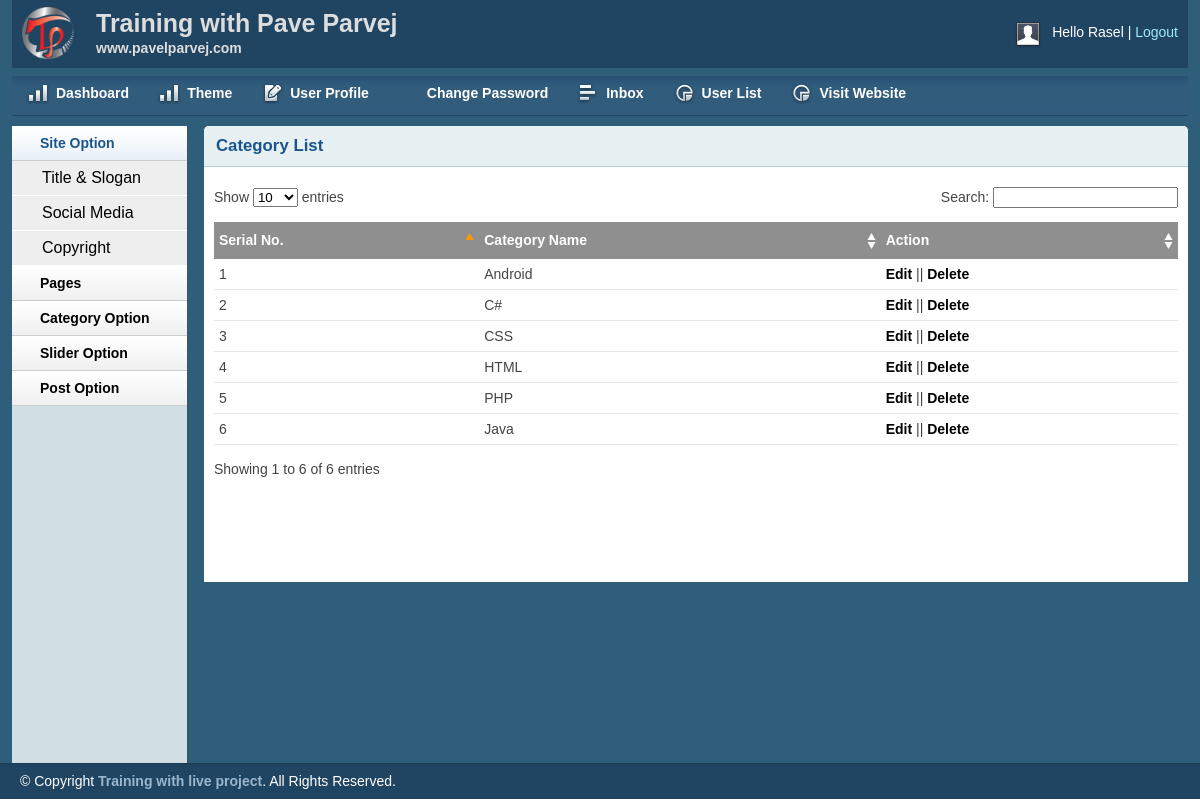
/admin/catlist.php (signed in), run on the app's committed database.
### tables this page shows
CREATE TABLE `tbl_category` (
  `id` int(11) NOT NULL,
  `name` varchar(50) NOT NULL
);

### lib/Database.php (called while the page is built, shortened)
<?php
Class Database{
	public $host   = DB_HOST;
	public $user   = DB_USER;
	public $pass   = DB_PASS;
	public $dbname = DB_NAME;
	public $link;
	private function connectDB(){
	$this->link = new mysqli($this->host, $this->user, $this->pass, $this->dbname);
 }
	public function select($query){
		$result = $this->link->query($query) or die($this->link->error.__LINE__);
		if($result->num_rows > 0){
			return $result;
		} else {
			return false;
		}
	}
}

### admin/catlist.php (the view, shortened to what this page needs)
<?php
    include 'inc/header.php';
    include 'inc/sidebar.php';
?>
        <div class="grid_10">
            <div class="box round first grid">
                <h2>Category List</h2>
                <div class="block">
                    <table class="data display datatable" id="example">
					<thead>
						<tr>
							<th>Serial No.</th>
							<th>Category Name</th>
							<th>Action</th>
						</tr>
					</thead>
					<tbody>
			<?php
                    $cat_query = "SELECT * FROM tbl_category ORDER BY id DESC";
                    $cat = $db->select($cat_query);
                    if ($cat) {
                    	$sl = 0;
            	        while ($result = $cat->fetch_assoc()) {
            	        $sl++;
            ?>
						<tr class="odd gradeX">
							<td><?php echo $sl ?></td>
							<td><?php echo $result['name']; ?></td>
							<td>
								<a href="editcat.php?catid=<?php echo $result['id']; ?>">Edit</a> ||
								<a onclick = "return confirm('Are You Sure to Delete?')" href="?catid=<?php echo $result['id']; ?>">Delete</a>
							</td>
						</tr>
			 <?php
                }
            }else{
            	echo "No Category Found...!!";
            }
            ?>
					</tbody>
				</table>
               </div>
            </div>
<?php
    include 'inc/footer.php';
?>

### admin/css/text.css (style rules this page uses)
body { font: 13px/1.5 Tahoma, Helvetica, Arial, 'Liberation Sans', FreeSans, sans-serif; }
h2 { font-size: 23px; }
p, dl, hr, h1, h2, h3, h4, h5, h6, ol, ul, pre, table, address, fieldset { margin-bottom: 20px; }

### admin/css/grid.css (style rules this page uses)
.grid_1, .grid_2, .grid_3, .grid_4, .grid_5, .grid_6, .grid_7, .grid_8, .grid_9, .grid_10, .grid_11, .grid_12, .grid_13, .grid_14, .grid_15, .grid_16 { display: inline; float: left; margin-left: 1%; margin-right: 1%; }
.container_12 .grid_10 { width: 81.333%; }

### admin/css/layout.css (style rules this page uses)
body { background: #fff none repeat scroll 0 0; color: #444; font-size: 14px; padding: 0; }
a { color: #000; font-weight:bold; text-decoration: none; }
h1, h2, h3, h4, h5, h6 { line-height:1.2em; margin-bottom:.3em; }
h2 { margin-top:1em; }
.box { background:#fff; margin-bottom:20px; padding:10px 10px 10px 10px; margin-left:-8px; }
.box.grid { padding-bottom:40px; }
.box.round { -moz-border-radius: 5px 5px 0px 0px; -webkit-border-radius: 5px 5px 0px 0px; border-radius: 5px 5px 0px 0px; }
.box h2 { font-size:1.2em; font-weight:bold; color:#1B548D; background:#E6F0F3; margin:-10px -10px 0 -10px; padding:10px 12px; border-bottom:1px solid #B3CBD6; -moz-border-radius: 5px 5px 0px 0px; -webkit-border-radius: 5px 5px 0px 0px; border-radius: 5px 5px 0px 0px; }
.box.first { min-height: 406px; }
.block { padding-top:20px; }
.block { padding-bottom:1px; }
table.display { margin: 0 auto; clear: both; width: 100%; }
.sorting_asc { background: #8f8f8f url(../img/table/sort_asc.png) no-repeat center right; padding:8px 5px; text-align:left; color:#fff; }
.sorting { background:#8f8f8f url(../img/table/sort_both.png) no-repeat center right; padding:8px 5px; text-align:left; color:#fff; }
tr.odd { height: 30px; line-height: 30px; border-bottom:1px solid #e6e6e6; }
tr.even { height: 30px; line-height: 30px; border-bottom:1px solid #e6e6e6; }
tr.odd td, tr.even td { padding-left:5px; }

### data on the page
tbl_category: name "Android"
tbl_category: name "C#"
tbl_category: name "CSS"
tbl_category: name "HTML"
tbl_category: name "PHP"
tbl_category: name "Java"

### other printed values
Session::get('username') "Rasel"
